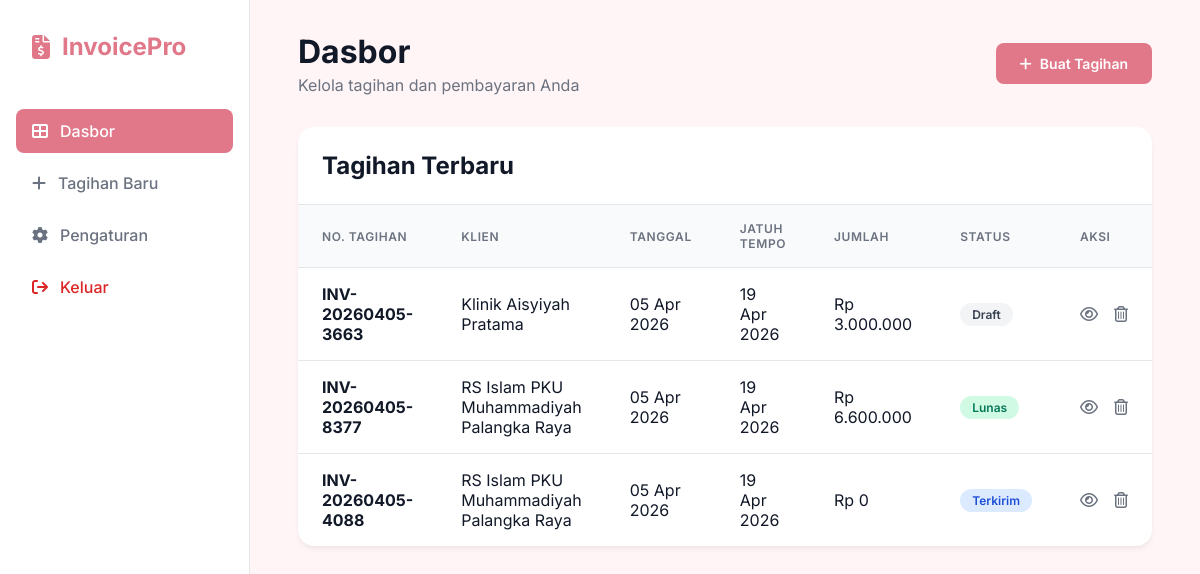
/index.php (signed in), run on the app's committed database.
### tables this page shows
CREATE TABLE `invoices` (
  `id` int(11) NOT NULL,
  `hash_id` varchar(32) DEFAULT NULL,
  `user_id` int(11) DEFAULT NULL,
  `invoice_number` varchar(50) NOT NULL,
  `client_name` varchar(100) NOT NULL,
  `client_email` varchar(100) DEFAULT NULL,
  `client_address` text DEFAULT NULL,
  `issue_date` date DEFAULT NULL,
  `due_date` date DEFAULT NULL,
  `status` enum('Draft','Terkirim','Lunas','Jatuh Tempo') DEFAULT 'Draft',
  `notes` text DEFAULT NULL,
  `total_amount` decimal(10,2) DEFAULT 0.00,
  `created_at` timestamp NOT NULL DEFAULT current_timestamp()
);

### config/auth.php (called while the page is built, shortened)
<?php
global $conn;
if(isset($conn)) {
    $uid = $_SESSION['user_id'];
    $theme_q = $conn->query("SELECT theme FROM user_settings WHERE user_id = $uid");
    if($theme_q && $theme_q->num_rows > 0) {
        $tr = $theme_q->fetch_assoc();
        $global_theme = $tr['theme'];
    }
}
?>

### index.php (the view, shortened to what this page needs)
<?php
require_once 'config/db.php';
require_once 'config/auth.php';
$user_id = $_SESSION['user_id'];
$sql = "SELECT * FROM invoices WHERE user_id = $user_id ORDER BY created_at DESC";
$result = $conn->query($sql);
?>
<!DOCTYPE html>
<html lang="en">
<head>
    <link rel="stylesheet" href="assets/css/style.css">
    <link rel="stylesheet" href="https://cdnjs.cloudflare.com/ajax/libs/font-awesome/6.4.0/css/all.min.css">
</head>
<body class="<?= htmlspecialchars($global_theme) ?>">
    <div class="sidebar">
        <div class="logo">
            <i class="fa-solid fa-file-invoice-dollar placeholder-icon"></i>
            <span>InvoicePro</span>
        </div>
        <nav>
            <a href="index.php" class="active"><i class="fa-solid fa-table-cells-large"></i> Dasbor</a>
            <a href="create.php"><i class="fa-solid fa-plus"></i> Tagihan Baru</a>
            <a href="settings.php"><i class="fa-solid fa-gear"></i> Pengaturan</a>
            <a href="logout.php" style="margin-top: auto; color: #DC2626;"><i class="fa-solid fa-arrow-right-from-bracket"></i> Keluar</a>
        </nav>
    </div>
    <main class="content">
        <header>
            <div class="header-left">
                <h1>Dasbor</h1>
                <p>Kelola tagihan dan pembayaran Anda</p>
            </div>
            <div class="header-right">
                <a href="create.php" class="btn btn-primary"><i class="fa-solid fa-plus"></i> Buat Tagihan</a>
            </div>
        </header>
        <section class="invoice-list-container">
            <div class="card">
                <div class="card-header">
                    <h2>Tagihan Terbaru</h2>
                </div>
                <div class="table-responsive">
                    <table class="data-table">
                        <thead>
                            <tr>
                                <th>No. Tagihan</th>
                                <th>Klien</th>
                                <th>Tanggal</th>
                                <th>Jatuh Tempo</th>
                                <th>Jumlah</th>
                                <th>Status</th>
                                <th>Aksi</th>
                            </tr>
                        </thead>
                        <tbody>
                            <?php if ($result->num_rows > 0): ?>
                                <?php while($row = $result->fetch_assoc()): ?>
                                    <tr>
                                        <td><strong><?= htmlspecialchars($row['invoice_number']) ?></strong></td>
                                        <td><?= htmlspecialchars($row['client_name']) ?></td>
                                        <td><?= date('d M Y', strtotime($row['issue_date'])) ?></td>
                                        <td><?= date('d M Y', strtotime($row['due_date'])) ?></td>
                                        <td>Rp <?= number_format($row['total_amount'], 0, ',', '.') ?></td>
                                        <td>
                                            <span class="badge badge-<?= strtolower(str_replace(' ', '-', $row['status'])) ?>">
                                                <?= htmlspecialchars($row['status']) ?>
                                            </span>
                                        </td>
                                        <td>
                                            <div class="actions">
                                                <a href="view.php?id=<?= htmlspecialchars($row['hash_id']) ?>"><i class="fa-regular fa-eye"></i></a>
                                                <a href="#" class="text-danger"><i class="fa-regular fa-trash-can"></i></a>
                                            </div>
                                        </td>
                                    </tr>
                                <?php endwhile; ?>
                            <?php endif; ?>
                        </tbody>
                    </table>
                </div>
            </div>
        </section>
    </main>
</body>
</html>

### assets/css/style.css (style rules this page uses)
:root { --primary: #4F46E5; --primary-hover: #4338CA; --secondary: #10B981; --background: #F3F4F6; --surface: #FFFFFF; --text-main: #111827; --text-muted: #6B7280; --border: #E5E7EB; --status-draft-bg: #F3F4F6; --status-draft-text: #374151; --status-sent-bg: #DBEAFE; --status-sent-text: #1D4ED8; --status-paid-bg: #D1FAE5; --status-paid-text: #047857; --status-overdue-bg: #FEE2E2; --status-overdue-text: #B91C1C; }
body.theme-rose { --primary: #E1788A; --primary-hover: #CE6577; --background: #FFF5F6; --surface: #FFFFFF; }
* { box-sizing: border-box; margin: 0; padding: 0; }
body { font-family: 'Inter', sans-serif; background-color: var(--background); color: var(--text-main); display: flex; min-height: 100vh; }
a { text-decoration: none; color: inherit; }
.sidebar { width: 250px; background-color: var(--surface); border-right: 1px solid var(--border); padding: 2rem 1rem; position: fixed; height: 100vh; left: 0; top: 0; }
.logo { font-size: 1.5rem; font-weight: 700; color: var(--primary); display: flex; align-items: center; gap: 0.75rem; margin-bottom: 3rem; padding: 0 1rem; }
.sidebar nav { display: flex; flex-direction: column; gap: 0.5rem; }
.sidebar nav a { display: flex; align-items: center; gap: 0.75rem; padding: 0.75rem 1rem; border-radius: 0.5rem; color: var(--text-muted); font-weight: 500; transition: all 0.2s ease; }
.sidebar nav a:hover, .sidebar nav a.active { background-color: var(--primary); color: white; }
.content { flex: 1; margin-left: 250px; padding: 2rem 3rem; }
header { display: flex; justify-content: space-between; align-items: center; margin-bottom: 2rem; }
header h1 { font-size: 2rem; font-weight: 700; }
header p { color: var(--text-muted); margin-top: 0.25rem; }
.btn { display: inline-flex; align-items: center; gap: 0.5rem; padding: 0.75rem 1.5rem; border-radius: 0.5rem; font-weight: 600; cursor: pointer; transition: background-color 0.2s ease, transform 0.1s ease; border: none; font-family: 'Inter', sans-serif; font-size: 0.875rem; }
.btn-primary { background-color: var(--primary); color: white; }
.card { background: var(--surface); border-radius: 1rem; box-shadow: 0 4px 6px -1px rgba(0, 0, 0, 0.05), 0 2px 4px -1px rgba(0, 0, 0, 0.03); overflow: hidden; }
.card-header { padding: 1.5rem; border-bottom: 1px solid var(--border); }
.table-responsive { overflow-x: auto; }
.data-table { width: 100%; border-collapse: collapse; }
.data-table th, .data-table td { padding: 1rem 1.5rem; text-align: left; }
.data-table th { background-color: #F9FAFB; color: var(--text-muted); font-weight: 600; font-size: 0.75rem; text-transform: uppercase; letter-spacing: 0.05em; border-bottom: 1px solid var(--border); }
.data-table td { border-bottom: 1px solid var(--border); vertical-align: middle; }
.data-table tbody tr:last-child td { border-bottom: none; }
.badge { padding: 0.25rem 0.75rem; border-radius: 9999px; font-size: 0.75rem; font-weight: 600; display: inline-block; }
.badge-draft { background-color: var(--status-draft-bg); color: var(--status-draft-text); }
.badge-terkirim { background-color: var(--status-sent-bg); color: var(--status-sent-text); }
.badge-lunas { background-color: var(--status-paid-bg); color: var(--status-paid-text); }
.actions { display: flex; gap: 1rem; }
.actions a { color: var(--text-muted); transition: color 0.2s; }

### data on the page
invoices: invoice_number "INV-20260405-3663", client_name "Klinik Aisyiyah Pratama", issue_date "05 Apr 2026", due_date "19 Apr 2026", total_amount "3.000.000", status "Draft"
invoices: invoice_number "INV-20260405-8377", client_name "RS Islam PKU Muhammadiyah Palangka Raya", issue_date "05 Apr 2026", due_date "19 Apr 2026", total_amount "6.600.000", status "Lunas"
invoices: invoice_number "INV-20260405-4088", client_name "RS Islam PKU Muhammadiyah Palangka Raya", issue_date "05 Apr 2026", due_date "19 Apr 2026", total_amount "0", status "Terkirim"
